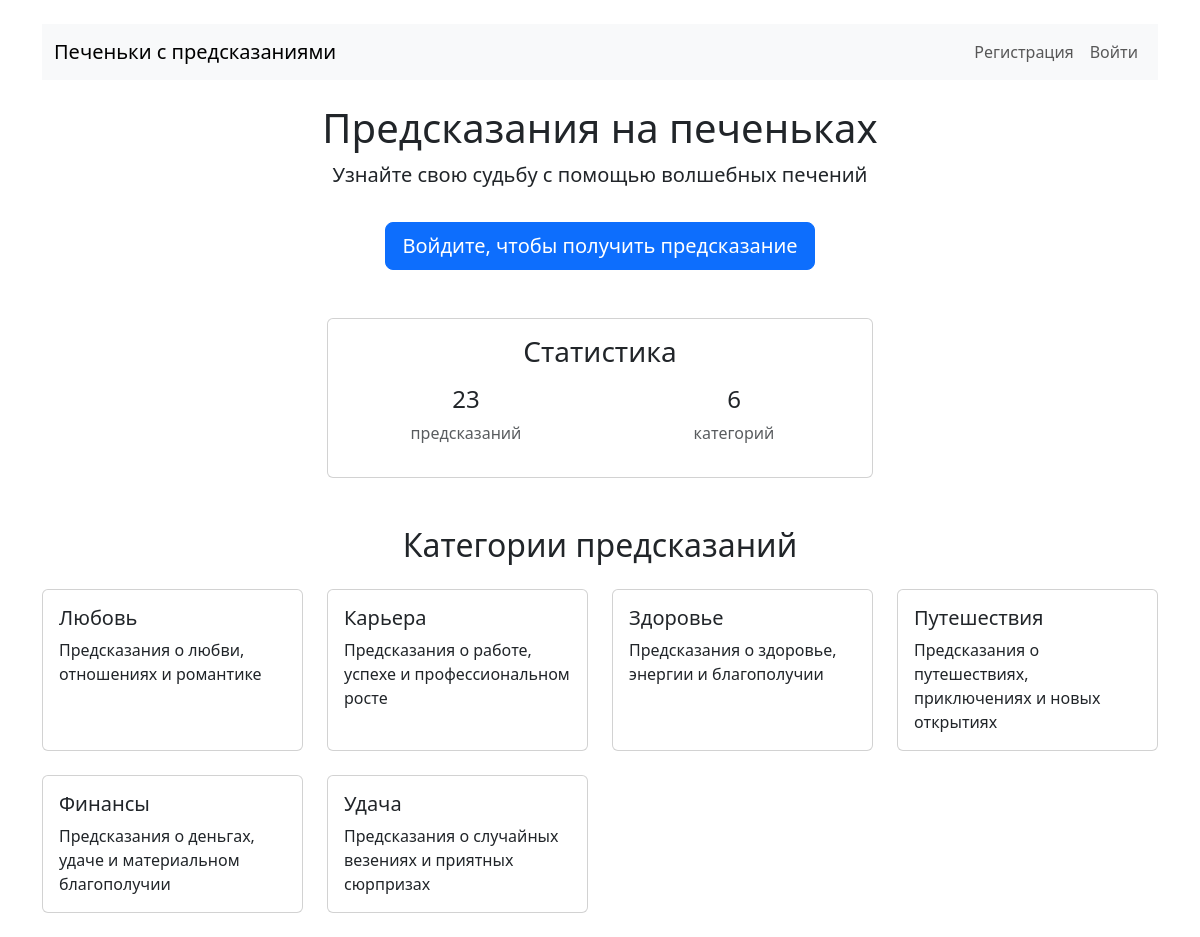
The page / on the database its author committed.
### predictions/models.py (models this page shows, shortened)
class Category(models.Model):
    name = models.CharField(max_length=50, verbose_name="Название")
    description = models.TextField(blank=True, verbose_name="Описание")
    class Meta:
        verbose_name = "Категория"
        verbose_name_plural = "Категории"

### predictions/views.py (the view)
# urls.py: path('', views.home, name='home'),
def home(request):
    categories = Category.objects.all()
    cookies_count = FortuneCookie.objects.count()
    categories_count = Category.objects.count()
    context = {
        'categories': categories,
        'cookies_count': cookies_count,
        'categories_count': categories_count,
    }
    return render(request, 'home.html', context)

### predictions/templates/home.html (shortened to what this page needs)
{% extends 'base.html' %}
{% block content %}
<div class="text-center mb-5">
    <h1>Предсказания на печеньках</h1>
    <p class="lead">Узнайте свою судьбу с помощью волшебных печений</p>
    {% if user.is_authenticated %}
        <a href="{% url 'get_prediction' %}" class="btn btn-success btn-lg mt-3">
            Получить предсказание
        </a>
    {% else %}
        <a href="{% url 'login' %}" class="btn btn-primary btn-lg mt-3">
            Войдите, чтобы получить предсказание
        </a>
    {% endif %}
</div>
<div class="row mb-5">
    <div class="col-md-6 mx-auto">
        <div class="card text-center">
            <div class="card-body">
                <h3 class="card-title">Статистика</h3>
                <div class="row mt-3">
                    <div class="col-6">
                        <h4>{{ cookies_count }}</h4>
                        <p class="text-muted">предсказаний</p>
                    </div>
                    <div class="col-6">
                        <h4>{{ categories_count }}</h4>
                        <p class="text-muted">категорий</p>
                    </div>
                </div>
            </div>
        </div>
    </div>
</div>
<div class="row">
    <div class="col-12">
        <h2 class="text-center mb-4">Категории предсказаний</h2>
    </div>
    {% for category in categories %}
        <div class="col-md-3 col-sm-6 mb-4">
            <div class="card h-100">
                <div class="card-body">
                    <h5 class="card-title">{{ category.name }}</h5>
                    {% if category.description %}
                        <p class="card-text">{{ category.description|truncatechars:100 }}</p>
                    {% endif %}
                </div>
            </div>
        </div>
    {% empty %}
        <div class="col-12">
            <p class="text-center">Категории пока не добавлены</p>
        </div>
    {% endfor %}
</div>
{% endblock %}

### rows shown on the page
Category: name "Любовь", description "Предсказания о любви, отношениях и романтике"
Category: name "Карьера", description "Предсказания о работе, успехе и профессиональном росте"
Category: name "Здоровье", description "Предсказания о здоровье, энергии и благополучии"
Category: name "Путешествия", description "Предсказания о путешествиях, приключениях и новых открытиях"
Category: name "Финансы", description "Предсказания о деньгах, удаче и материальном благополучии"
Category: name "Удача", description "Предсказания о случайных везениях и приятных сюрпризах"

### other values the page prints
{{ cookies_count }} "23"
{{ categories_count }} "6"
